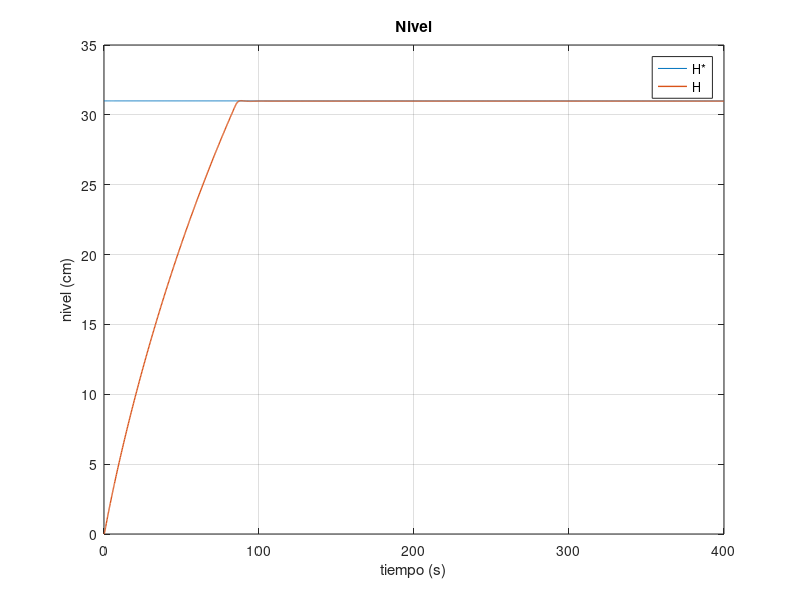
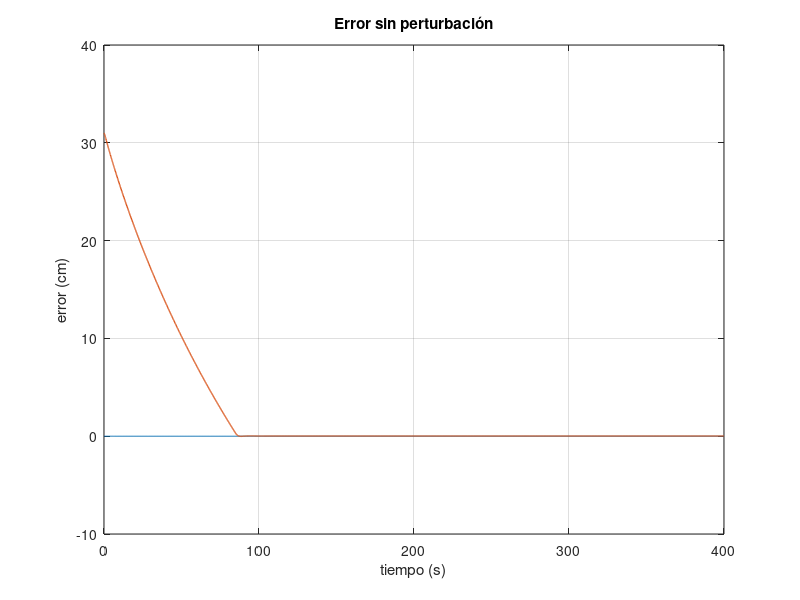
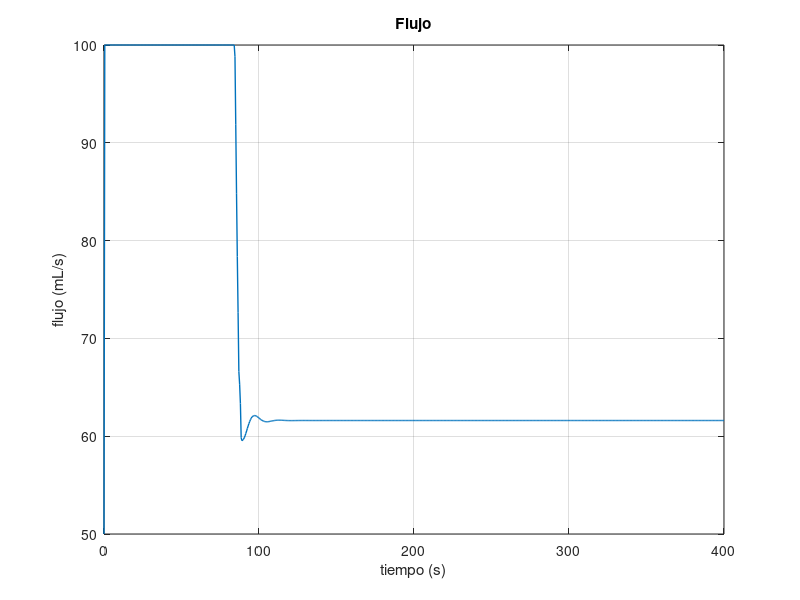

The MATLAB script that drew these images, in order:

clear all;

load("altura.mat");
load("error.mat");
load("flujo.mat");
resized = [680, 458, 280, 210];

figure(1)
plot(altura(1,:), altura(2,:)*100, altura(1,:), altura(3,:)*100, 'linewidth', 1);
grid on;
xlabel('tiempo (s)');
ylabel('nivel (cm)');
legend('H*', 'H');
title('Nivel');
set(gcf, 'Position', resized);

figure(2)
plot(error(1,:), zeros(size(error(1,:))), error(1,:), error(2,:)*100, 'linewidth', 1);
grid on;
xlabel('tiempo (s)');
ylabel('error (cm)');
title('Error sin perturbación');
set(gcf, 'Position', resized);

figure(3)
plot(flujo(1,:), flujo(2,:)*1000, 'linewidth',1);
grid on;
xlabel('tiempo (s)');
ylabel('flujo (mL/s)');
title('Flujo');
set(gcf, 'Position', resized);
